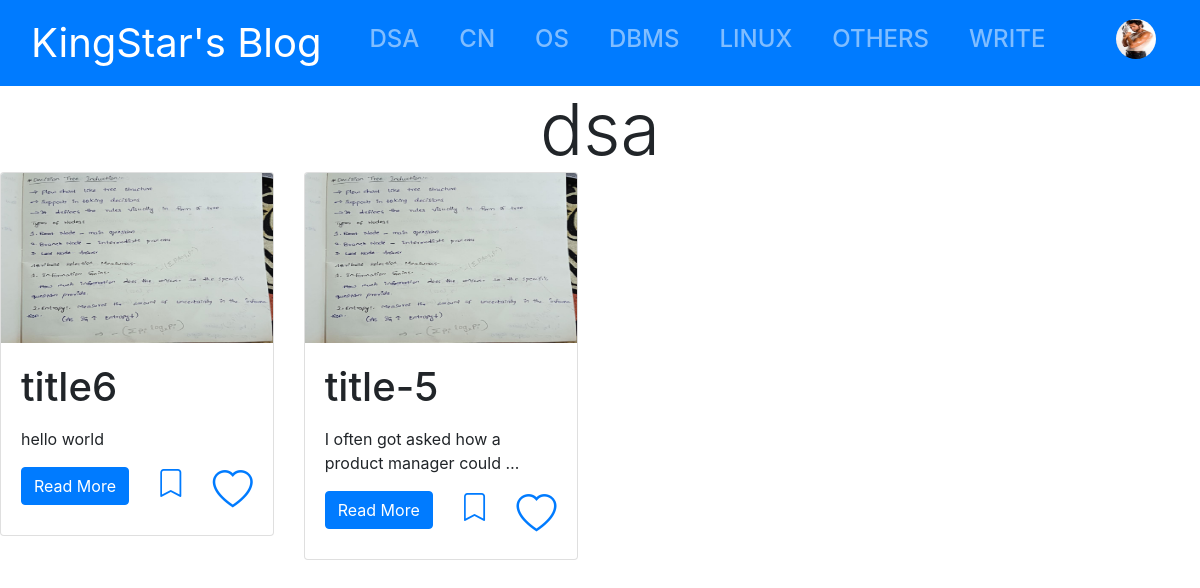
The app's page /category/dsa/ (signed in) with its own data.
### blog/models.py (models this page shows, shortened)
class UserProfile(models.Model):
    user = models.OneToOneField(User, on_delete=models.CASCADE, related_name='profile')
    image = models.ImageField(null=True, blank=True,upload_to='images/')
    favourite = models.ManyToManyField(Article, related_name="favourite", null=True, blank=True)
    read_later = models.ManyToManyField(Article, related_name='read_later', null=True, blank=True)

class Article(models.Model):
    title = models.CharField(max_length=200, unique=True)
    slug = models.SlugField(max_length=200, unique=True, editable=True)
    author = models.ForeignKey(User, on_delete=models.CASCADE)
    updated_on = models.DateTimeField(auto_now=True)
    created_on = models.DateTimeField(auto_now_add=True)
    content = RichTextField()
    image = models.ImageField(null=True, blank=True,upload_to='images/')
    category = models.CharField(max_length=200, choices=CATEGORY_CHOICES)
    active = models.BooleanField(default=True)
    class Meta:
        ordering = ['-created_on']
    def __str__(self):
        return self.title

### blog/views.py (the view)
# urls.py: path('category/<str:cat>/', views.getCategory, name = 'categoryview'),
def getCategory(request, cat):
    print("getting correctly")
    articlelist = Article.objects.filter(category=cat.upper()).filter(active=True)
    print(articlelist)
    context = {"articles" : articlelist, "category":cat}
    if request.user.is_authenticated:
        context["profile"] = UserProfile.objects.get(pk=request.user.id)
    return render(request, 'blog/category.html',context=context)

### templates/blog/category.html (shortened to what this page needs)
{% include "blog/base.html" %}
{% block body %}
    <div class="containter">
        <div class="display-3 text-center"> {{ category }}</div>
        <div class="row mr-0">
            {% if articles %}
                {% block content %}
                    {% include "blog/content.html" %}
                {% endblock %}
            {% else %}
                No Articles to Display
            {% endif %}
        </div>
    </div>
{% endblock %}

### templates/blog/profiledropdown.html (shortened to what this page needs)
<div class="dropdown">
  <button class="btn btn-primary" id="dropdownMenu2" data-toggle="dropdown" aria-haspopup="true" aria-expanded="false">
    {% if profile.image %}
    <img class="rounded-circle" src="{{ profile.image.url }}" style="height: 40px; width:40px">
    {% else %}
    <i class="h2 bi bi-person-circle"></i>
    {% endif %}
  </button>
</div>

### templates/blog/content.html
                {% load static %}
                {% for article in articles %}
                <div class="col-12 col-sm-6 col-md-6 col-lg-4 col-xl-3">
                    <div class="card">
                        <img class="card-img-top img-fluid" style="height: 170px;"
                            {% if article.image %}
                            src="{{ article.image.url }}"
                            alt="Card image cap"
                            {% else %}
                            src="{% static 'im1.jpg' %}"
                            alt="Card image cap1"
                            {% endif %}
                            >
                        <div class="card-body">
                            <h5 class="card-title h1">{{ article.title }}</h5>
                            <p class="card-text"> {{ article.content|safe|truncatechars:50 }}</p>
                            <div class="d-flex align-items-start justify-content-between">
                            <a href="{% url 'detail'   article.slug  %}" class="btn btn-primary">Read More</a>
                            {% if request.user.is_authenticated and article in profile.read_later.all %}
                                <a href = "{% url 'readlater' article.slug %}"><i class="h3 bi-bookmark-fill text-info"></i></a>
                            {% else %}
                                <a href = "{% url 'readlater' article.slug %}"><i class="h3 bi-bookmark"></i></a>
                            {% endif %}
                            {% if request.user.is_authenticated and article in profile.favourite.all %}
                                <a href = "{% url 'favourite' article.slug %}"><i class="h1 bi-heart-fill text-danger"></i></a>
                            {% else %}
                                <a href = "{% url 'favourite' article.slug %}"><i class="h1 bi-heart"></i></a>
                            {% endif %}
                            </div>
                        </div>
                    </div>
                </div>
                {% endfor %}

### records on screen
UserProfile: image (picture)
Article: image (picture), title "title6", content "hello world"
Article: image (picture), title "title-5", content "I often got asked how a product manager could …"

### other values on screen
{{ category }} "dsa"
